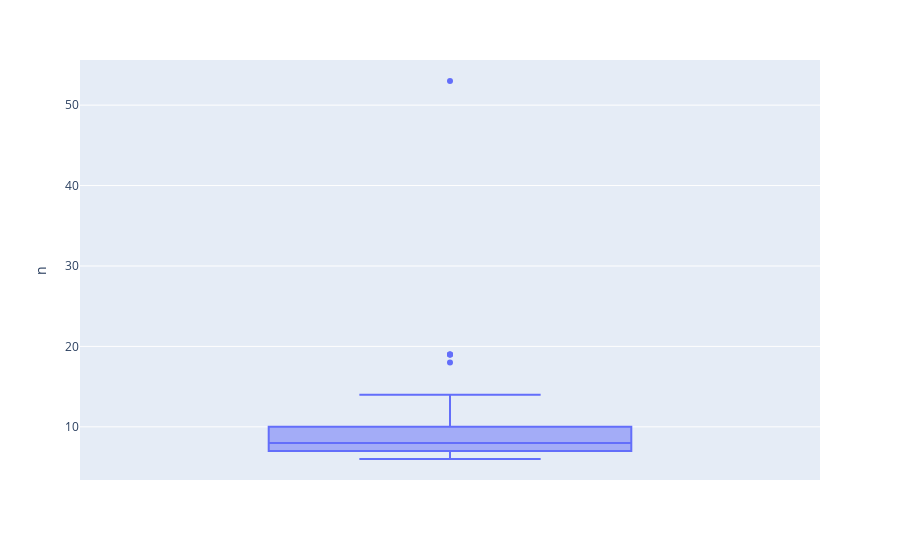

Write notebook code for a chart like this one.
### Code cell
fig2 = px.box(requests_by_address.query("row_percentile == 1"), y="n")
fig2.show()

### Figure 1 — Plotly figure (JSON) as saved in the notebook; plotly's stock layout.template omitted (floating-point values rounded to 4 significant figures)
{"data": [{"alignmentgroup": "True", "hovertemplate": "n=%{y}<extra></extra>", "legendgroup": "", "marker": {"color": "#636efa"}, "name": "", "notched": false, "offsetgroup": "", "orientation": "v", "showlegend": false, "type": "box", "x0": " ", "xaxis": "x", "y": [53, 19, 19, 19, 18, 14, 14, 13, 13, 12, 12, 12, 11, 11, 10, 10, 10, 10, 9, 9, 9, 9, 9, 9, 9, 9, 8, 8, 8, 8, 8, 8, 8, 8, 8, 8, 8, 8, 8, 8, 8, 8, 8, 8, 8, 7, 7, 7, 7, 7, 7, 7, 7, 7, 7, 7, 7, 7, 7, 7, 7, 6, 6, 6, 6, 6, 6], "y0": " ", "yaxis": "y"}], "layout": {"boxmode": "group", "legend": {"tracegroupgap": 0}, "margin": {"t": 60}, "xaxis": {"anchor": "y", "domain": [0, 1]}, "yaxis": {"anchor": "x", "domain": [0, 1], "title": {"text": "n"}}}}
